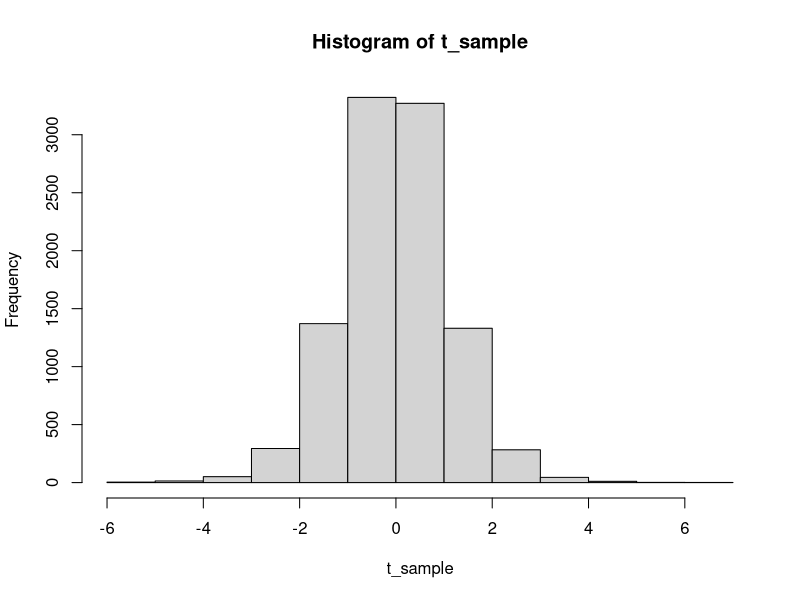
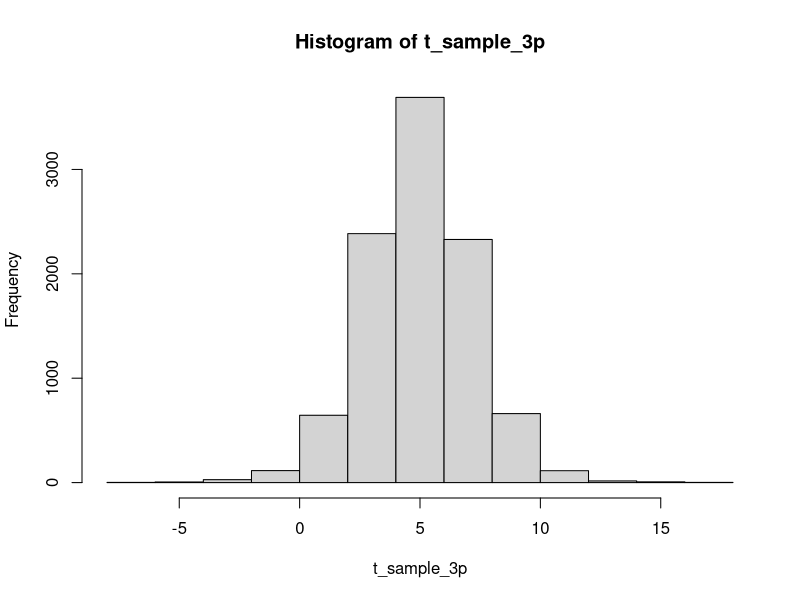
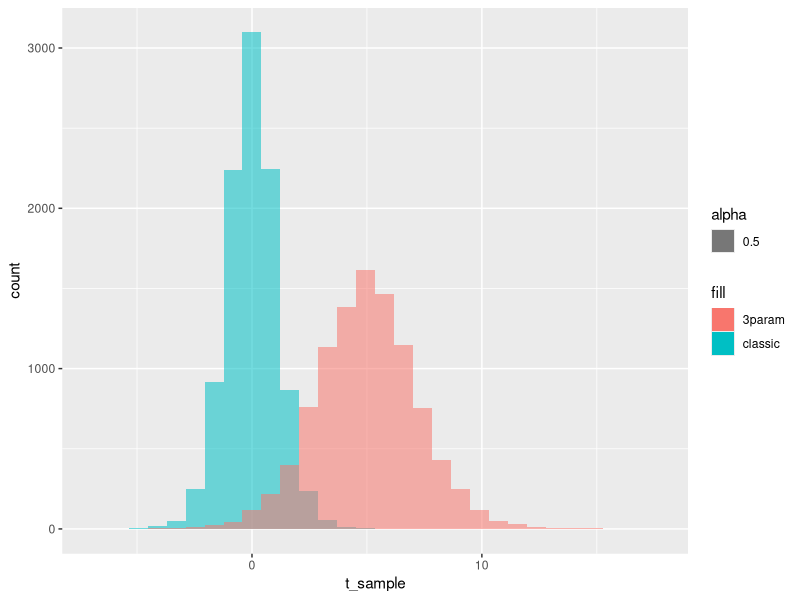

Reproduce these figures in R, in order.
## ---- chunk 1
knitr::opts_chunk$set(echo = TRUE)
library(ggplot2)
## ---- chunk 2
num_samples = 10000
nu = 10
mu = 5
sigma = 2
t_sample <- stats::rt(n = num_samples, df = nu)
t_sample_3p <- mu+(sigma*t_sample)
hist(t_sample)
hist(t_sample_3p)
ggplot() +
  geom_histogram(data = data.frame(t_sample),aes(x = t_sample, alpha = 0.5, fill = "classic")) +
  geom_histogram(data = data.frame(t_sample_3p),aes(x = t_sample_3p, alpha = 0.5, fill = "3param"))
## ---- chunk 3
mean(t_sample)
var(t_sample); (nu)/(nu-2)
## ---- chunk 4
mean(t_sample_3p); mu
var(t_sample_3p); sigma^2*(nu)/(nu-2)
